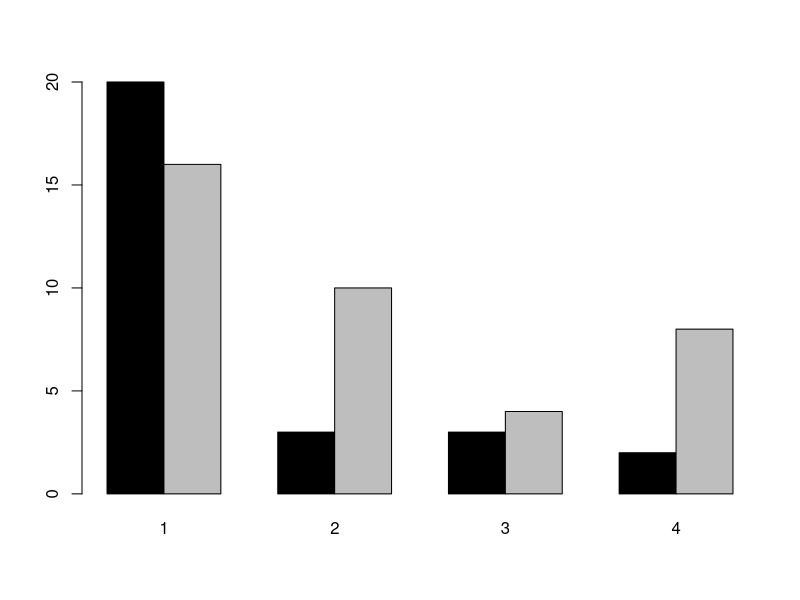
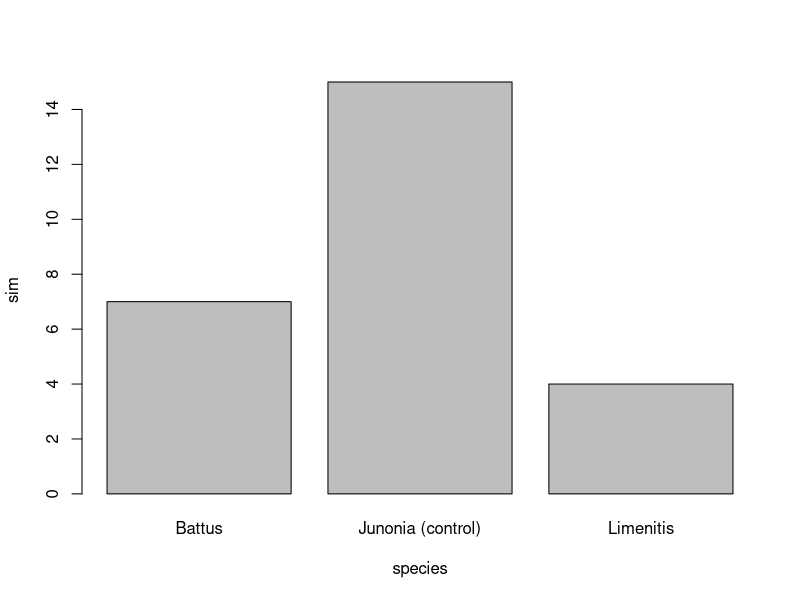
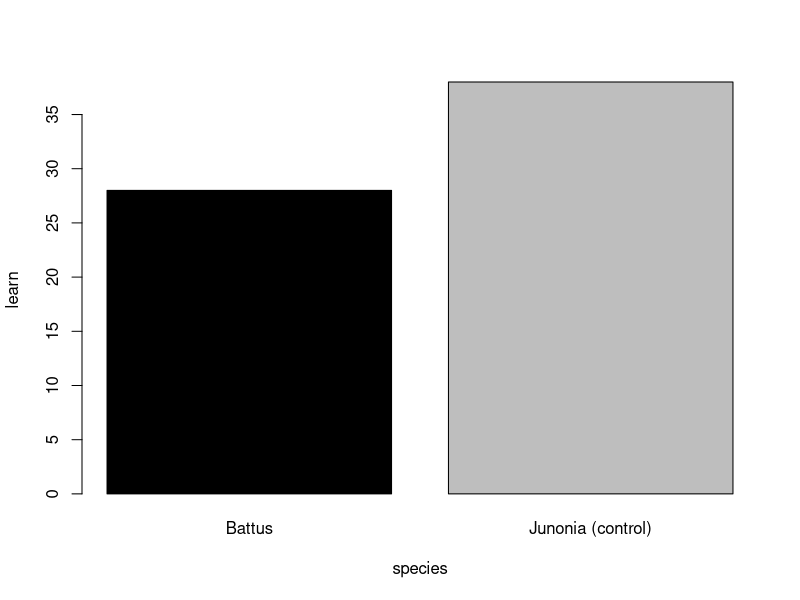
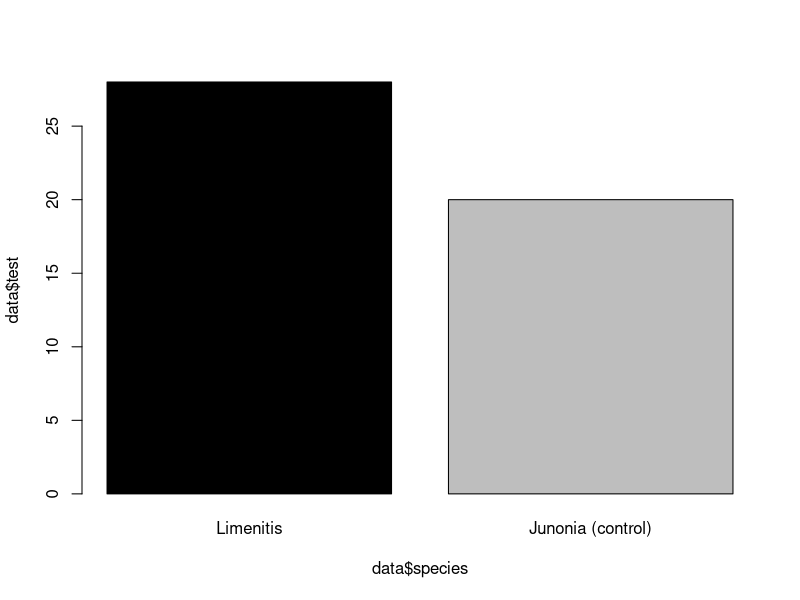
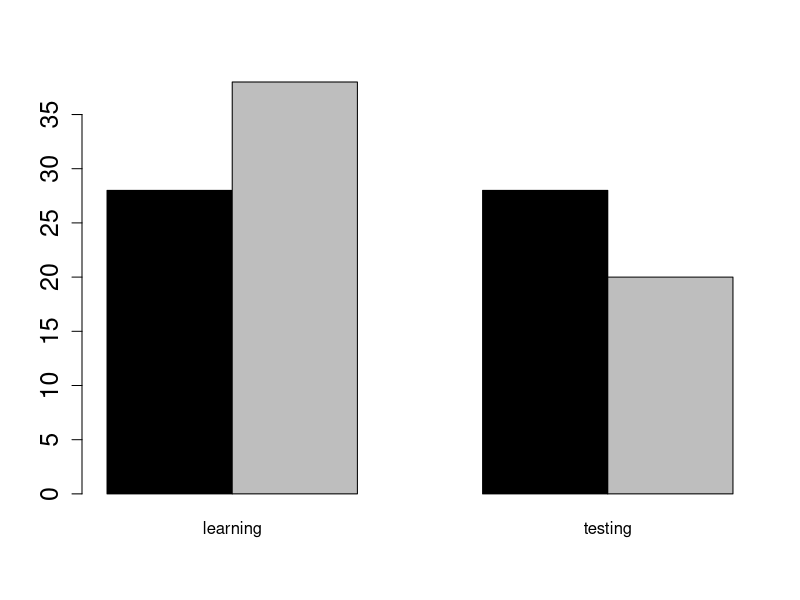
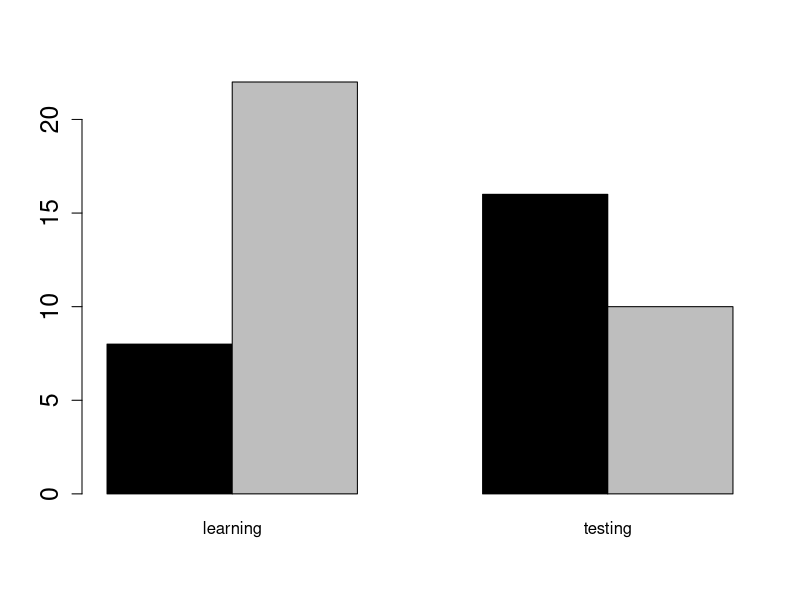
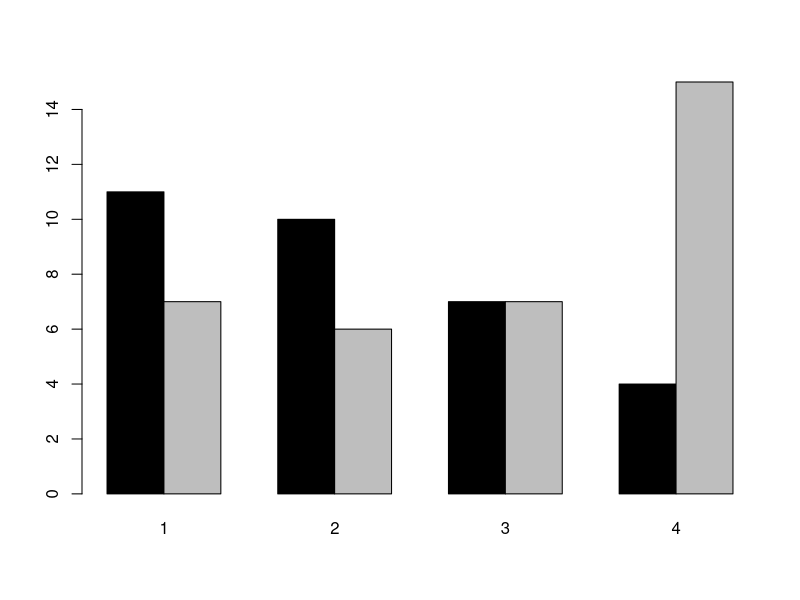

These charts were generated, in order, by the following R code: (Note: this script raises an error after producing the figures.)
## ---- chunk 1
df <- data.frame(
  day = c(1, 2, 3, 4),
  b = c(20, 3, 3, 2),
  j = c(16, 10, 4, 8)
)
learning <- t(cbind(df$b, df$j))
barplot(learning, beside=T, names.arg = df$day, col=c("black","grey"))
## ---- chunk 2
sim <- c(7, 4, 15)
species <- c("Battus", "Limenitis", "Junonia (control)")
barplot(sim ~ species)
## ---- chunk 3
learn <- c(28, 38)
species <- c("Battus", "Junonia (control)")
barplot(learn ~ species, col=c("black","grey"))
## ---- chunk 4
test <- c(28, 20)
species <- c("Limenitis", "Junonia (control)")
data <- data.frame(species, test, learn)
data$species <- factor(data$species, levels=c("Limenitis", "Junonia (control)"))

barplot(data$test  ~ data$species, col=c("black","grey"))
## ---- chunk 5
##All attacks for days 1-4
df <- data.frame(
test.species = c(28, 28),
junonia = c(38, 20),
phase = c("learning", "testing")
)

attacks <- t(cbind(df$test.species, df$junonia))
barplot(attacks, beside=T, names.arg = df$phase, col=c("black","grey"), cex.axis=1.5)

## ---- chunk 6
##Post learning day attacks 
df <- data.frame(
test.species = c(8, 16),
junonia = c(22, 10),
phase = c("learning", "testing")
)

attacks.pld <- t(cbind(df$test.species, df$junonia))
barplot(attacks.pld, beside=T, names.arg = df$phase, col=c("black","grey"), cex.axis=1.5)

## ---- chunk 7
df <- data.frame(
  transect = c(1, 2, 3, 4),
  l = c(11, 10, 7, 4),
  j = c(7, 6, 7, 15)
)
testing <- t(cbind(df$l, df$j))
barplot(testing, beside=T, names.arg = df$transect, col=c("black","grey"))
## ---- chunk 8
result <- c(T1, T2, T3, )
result <- signif(result, digits = 3)
result
## ---- chunk 9
df <- data.frame(
  transect = c(1, 2, 3, 4),
  l = c(61.1, 62.5, 50, 21.1),
  j = c(38.9, 37.5, 50, 78.9)
)
testing <- t(cbind(df$l, df$j))
barplot(testing, beside=T, names.arg = df$transect, col=c("black","grey"),ylim= c(0,100), cex.axis=2)
